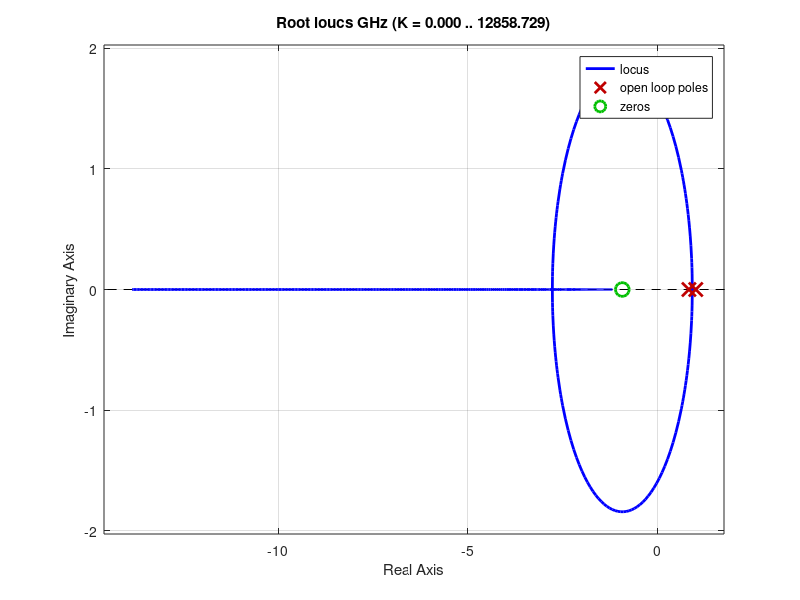

The MATLAB source for this figure: (Note: this script raises an error after producing the figure.)
%% Digital Control Systems Homework #6
%% Problem 1
% Problem 7.5-4 of the textbook parts (a) and (c)
% 
% 
% 
% *(a) Write the closed-loop system characteristic equation*
% 
% We are given the $z$-transform of the Open-Loop System which is 
% 
% $$G(z) = \frac{0.01873z +0.01752}{(z-1)(z-0.8187)}$$
% 
% We determine the closed-llop system characteristic equation by solving: $1+K\overline{GH}(z) 
% = 0$
% 
% $$GH(z) = \frac{0.01873z +0.01752}{(z-1)(z-0.8187)} (0.07)$$
% 
% $$GH(z) = \frac{0.0013111z +0.0011226}{z^2 -1.8187 +0.8187} $$
% 
% Then making the substitution for the system characteristic equation is:
% 
% $$1 + K\left[\frac{0.0013111z +0.0011226}{z^2 -1.8187 +0.8187}\right] = 0$$
% 
% $$z^2 -1.8187z +0.8187 + 0.0013111Kz +0.001226K = 0$$
% 
% $$z^2 -(1.8187 - 0.0013111K)z +0.8187+0.001226K = 0$$
% 
% Thus, the system characteristic equation is:
% 
% $$z^2 -(1.8187 - 0.0013111K)z +0.8187+0.001226K = 0$$
% 
% *(b) Use Routh-Hurwitz criterion to determine the range of* $K$ *for stability*
% 
% Use MATLAB to convert from $z$-plane to $w$-plane via bilinear transformation

T = 0.1;
numz = [0.0013111 0.0012264]; 
denomz = [1 -1.8187 0.8187];
GHz = tf(numz,denomz,T)
Gw = d2c(GHz,'tustin')
%% 
% Then the characteristic equation in terms of the $w$-plane is 
% 
% $$1+K\overline{GH}(w) = (1 - 0.00002329K)w^2 +(1.994-0.01349K)w + 0.279K = 
% 0$$
% 
% Then we can construct the Routh array as 
% 
% $$\left\lbrack \begin{array}{c}w^2 \\w^1 \\w^0 \end{array}\right\rbrack \left\lbrack 
% \begin{array}{cc}1-0\ldotp 00002329K & \\1\ldotp 994-0\ldotp 01349K & \\0\ldotp 
% 279K & \end{array}\right\rbrack \to \left\lbrack \begin{array}{c}K<42936\ldotp 
% 9\\K<147\ldotp 8\\K>0\end{array}\right\rbrack$$
% 
% Thus, $K$ is in the range of $\rightarrow$ $0 < K < 147.8$
% 
% *(c) Check the results of part (b) using the Jury test*
% 
% Using the closed-loop system characteristic equation from before, $z^2 -(1.8187 
% - 0.0013111K)z +0.8187+0.001226K = 0$
% 
% We construct the Jury array as: 
% 
% $$\left\lbrack \begin{array}{ccc}z^0  & z^1  & z^2 \\0\ldotp 8187+0\ldotp 
% 001226K & 0\ldotp 0013111K-1\ldotp 8187 & 1\end{array}\right\rbrack$$
% 
% Checking the constraint $Q(1)>0$ yields
% 
% $$(1)^2 -(1.8187 - 0.0013111K)(1) +0.8187+0.0011226K = 0$$
% 
% $$0.0024337K > 0 \rightarrow K > 0$$
% 
% Checking the constraint $(-1)^2Q(-1) > 0$ yields
% 
% $$(-1)^2 -(1.8187 - 0.0013111K)(-1) +0.8187+0.001226K = 0$$
% 
% $$3.6374 - 0.0000851K > 0 \rightarrow K < \frac{3.6374}{0.0000851} \rightarrow 
% K < 42,742.7$$
% 
% Checking the constraint $|a_0| < a_2$ yields
% 
% $$0.8187 + 0.001226K < 1 \rightarrow K < \frac{0.1813}{0.001226} \rightarrow 
% K < 147.8$$
% 
% Thus, the system is stable for $0<K<147.8$ which matches the results from 
% part (b)
% 
% *(d) Determine the location of all roots of the characteristic equation in 
% both the* $w$*-plane and the* $z$*-plane for the value of* $K>0$ *for which 
% the system is marginally stable*
% 
% From above, it was computed that the system is marginally stable at the value 
% of $K = 147.8$
% 
% Substituting this value into the system characteristic equation, we get
% 
% $$z^2 -(1.8187 - 0.0013111K)z +0.8187+0.001226K |_{K=147.8} = 0$$
% 
% $$z^2 -1.625z +1 = 0$$

z = roots([1 -1.625 1])
z_mag = abs(z(1)), z_ang_deg = angle(z(1))*(180/pi), z_ang_rad = angle(z(1))
%% 
% The roots of this equation in the $z$-plane are
% 
% $$z = 0.8125 \pm j0.583 = 1\angle(\pm 35.66^{\circ}) = 1\angle(\pm 0.6225\ 
% \text{rad/s})$$
% 
% Checking for the characteristic equation in the $w$-plane:
% 
% $$(1 - 0.00002329K)w^2 +(1.994-0.01349K)w + 0.279K|_{K=147.8}= 0$$
% 
% $$0.9966w^2 +0.000178w +41.2362 = 0$$

w = roots([0.9966 0.000178 41.2362])
w_mag = abs(w(1)), w_ang_deg = angle(w(1))*(180/pi), w_ang_rad = angle(w(1))
%% 
% The roots of this equation in the $w$-plane are
% 
% $$w = 0 \pm j6.433 $$
% 
% *(e) Determine both the* $s$*-plane frequency and the* $w$*-plane frequency 
% at which the system will oscillate when marginally stable, using results of 
% part (d)*
% 
% From part (d), the $s$-plane frequency is
% 
% $$1\angle(\pm 0.6225\ \text{rad/s}) = 1\angle(\omega T)$$
% 
% $$\omega T = 0.6225 \rightarrow \omega = 0.6225/T = 6.225$$
% 
% And the $w$-plane frequency is
% 
% $$w = 0 \pm j6.433 $$
% 
% *(f) Show that the frequencies in part (e) satisfy (7-10)*
% 
% Formula (7-10) refers to
% 
% $$\omega_w = \frac{2}{T}\tan\left(\frac{\omega T}{2}\right)$$
% 
% Substituting values from part (d) into the equation, we get
% 
% $$\omega_w = \frac{2}{0.1}\tan\left(\frac{0.6225}{2}\right)$$
% 
% $$\omega_w = 20\tan\left(0.31125\right)$$
% 
% $$\omega_w = 6.434$$
% 
% Which this verifies the results from part (d)
% Root Locus for System

T = 0.1; numz = [0.01873 0.01752]; denomz = [1 -1.8187 0.8187];
Gz = tf(numz,denomz,T)
GHz = Gz * 0.07
zpk(GHz)
figure()
rlocus(GHz), hold on
xline(0.9071,'k--')
xline(-2.774,'k--')
title("Z-Plane Root Locus")
axis([-4 2 -2 2])
%% 
% 
%% Problem 2
% Problem 7.5-5
% 
% 
% 
% *(a) Write the closed-loop system characteristic equation*
% 
% We are given the $z$-transform of the Open-Loop System which is 
% 
% $$G(z) = \frac{0.02268z +0.02052}{(z-1)(z-0.7408)}$$
% 
% We determine the closed-llop system characteristic equation by solving: $1+K\overline{GH}(z) 
% = 0$
% 
% $$GH(z) = \frac{0.02268z +0.02052}{(z-1)(z-0.7408)} (0.4)$$
% 
% $$GH(z) = \frac{0.009072z +0.008208}{z^2-1.7408z+0.7408}$$
% 
% Then making the substitution for the system characteristic equation is:
% 
% $$1 + K\left[ \frac{0.009072z +0.008208}{z^2-1.7408z+0.7408}\right] = 0$$
% 
% $$z^2-1.7408z+0.7408 + 0.009072Kz +0.008208K= 0$$
% 
% $$z^2+(0.009072K-1.7408)z+0.7408 +0.008208K= 0$$
% 
% Thus, the system characteristic equation is:
% 
% $$z^2+(0.009072K-1.7408)z+0.7408 +0.008208K= 0$$
% 
% *(b) Use Routh-Hurwitz criterion to determine the range of* $K$ *for stability*
% 
% Use MATLAB to convert from $z$-plane to $w$-plane via bilinear transformation

T = 0.05;
numz = [0.009072 0.008208]; 
denomz = [1 -1.7408 0.7408];
GHz = tf(numz,denomz,T)
Gw = d2c(GHz,'tustin')
%% 
% Then the characteristic equation in terms of the $w$-plane is 
% 
% $$1+K\overline{GH}(w) = (1 - 0.0002482K)w^2 +(5.956-0.1886K)w + 7.941K = 0$$
% 
% Then we can construct the Routh array as 
% 
% $$\left\lbrack \begin{array}{c}w^2 \\w^1 \\w^0 \end{array}\right\rbrack \left\lbrack 
% \begin{array}{cc}1-0\ldotp 0002482K & \\5\ldotp 956-0\ldotp 1886K & \\7\ldotp 
% 941K & \end{array}\right\rbrack \to \left\lbrack \begin{array}{c}K<4029\\K<31\ldotp 
% 6\\K>0\end{array}\right\rbrack$$
% 
% Thus, $K$ is in the range of $\rightarrow$ $0 < K < 31.6$
% 
% *(c) Check the results of part (b) using the Jury test*
% 
% Using the closed-loop system characteristic equation from before, $z^2+(0.009072K-1.7408)z+0.7408 
% +0.008208K= 0$
% 
% We construct the Jury array as: 
% 
% $$\left\lbrack \begin{array}{ccc}z^0  & z^1  & z^2 \\0\ldotp 7408+0\ldotp 
% 008208K & 0\ldotp 009072K-1\ldotp 7408 & 1\end{array}\right\rbrack$$
% 
% Checking the constraint $Q(1)>0$ yields
% 
% $$(1)^2+(0.009072K-1.7408)(1)+0.7408 +0.008208K= 0$$
% 
% $$0.01728K > 0 \rightarrow K > 0$$
% 
% Checking the constraint $(-1)^2Q(-1) > 0$ yields
% 
% $$(-1)^2+(0.009072K-1.7408)(-1)+0.7408 +0.008208K= 0$$
% 
% $$3.4816 - 0.000864K > 0 \rightarrow K < \frac{3.6374}{0.000864} \rightarrow 
% K < 4029.7$$
% 
% Checking the constraint $|a_0| < a_2$ yields
% 
% $$0.7408 + 0.008208K < 1 \rightarrow K < \frac{0.7408}{0.008208} \rightarrow 
% K < 31.6$$
% 
% Thus, the system is stable for $0<K<31.6$ which matches the results from part 
% (b)
% 
% *(d) Determine the location of all roots of the characteristic equation in 
% both the* $w$*-plane and the* $z$*-plane for the value of* $K>0$ *for which 
% the system is marginally stable*
% 
% From above, it was computed that the system is marginally stable at the value 
% of $K = 31.6$
% 
% Substituting this value into the system characteristic equation, we get
% 
% $$z^2+(0.009072K-1.7408)z+0.7408 +0.008208K|_{K=31.6}= 0$$
% 
% $$z^2 -1.4541z+1 = 0$$

z = roots([1 -1.4541 1])
z_mag = abs(z(1)), z_ang_deg = angle(z(1))*(180/pi), z_ang_rad = angle(z(1))
%% 
% The roots of this equation in the $z$-plane are
% 
% $$z = 0.727\pm j0.687 = 1\angle(\pm 43.36^{\circ}) = 1\angle(\pm 0.7568\ \text{rad/s})$$
% 
% Checking for the characteristic equation in the $w$-plane:
% 
% $$(1 - 0.0002482K)w^2 +(5.956-0.1886K)w + 7.941K|_{K=31.6}= 0$$
% 
% $$0.9922w^2 -0.00376w +250.94 = 0$$

w = roots([0.9922 -0.00376 250.94])
w_mag = abs(w(1)), w_ang_deg = angle(w(1))*(180/pi), w_ang_rad = angle(w(1))
%% 
% The roots of this equation in the $w$-plane are
% 
% $$w = 0 \pm j15.903$$
% 
% *(e) Determine both the* $s$*-plane frequency and the* $w$*-plane frequency 
% at which the system will oscillate when marginally stable, using results of 
% part (d)*
% 
% From part (d), the $s$-plane frequency is
% 
% $$1\angle(\pm 0.7568\ \text{rad/s}) = 1\angle(\omega T)$$
% 
% $$\omega T = 0.7568 \rightarrow \omega = 0.7568/0.05 = 15.136 \ \text{rad/s}$$ 
% 
% And the $w$-plane frequency is
% 
% $$w = 0 \pm j15.903$$
% 
% *(f) Show that the frequencies in part (e) satisfy (7-10)*
% 
% Formula (7-10) refers to
% 
% $$\omega_w = \frac{2}{T}\tan\left(\frac{\omega T}{2}\right)$$
% 
% Substituting values from part (d) into the equation, we get
% 
% $$\omega_w = \frac{2}{0.05}\tan\left(\frac{0.7568}{2}\right)$$
% 
% $$\omega_w = 40\tan\left(0.3784\right)$$
% 
% $$\omega_w = 15.9023$$
% 
% Which this verifies the results from part (d)